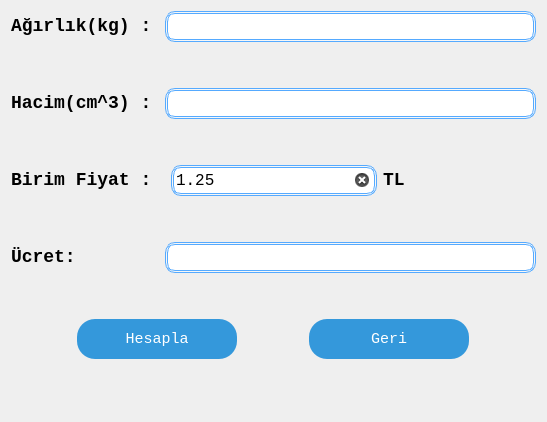
<?xml version="1.0" encoding="UTF-8"?>
<ui version="4.0">
 <class>kargoHesapla</class>
 <widget class="QWidget" name="kargoHesapla">
  <property name="geometry">
   <rect>
    <x>0</x>
    <y>0</y>
    <width>547</width>
    <height>422</height>
   </rect>
  </property>
  <property name="maximumSize">
   <size>
    <width>547</width>
    <height>422</height>
   </size>
  </property>
  <property name="windowTitle">
   <string>Kargo Hesapla</string>
  </property>
  <property name="windowIcon">
   <iconset resource="images.qrc">
    <normaloff>:/icon/icon.ico</normaloff>:/icon/icon.ico</iconset>
  </property>
  <property name="styleSheet">
   <string notr="true">QPushButton{
 	 background: #3498db;
	border-radius: 18px;
	font-family: Courier New;
	color: #ffffff;
	font-size: 15px;
	padding: 10px 20px 10px 20px;
	text-decoration: none;
    max-width:120px;
	min-width:120px;
	max-height:20px;	 
	min-height:20px;	 
}

QPushButton:hover {
	background: #3cb0fd;
	text-decoration: none;
}
QLineEdit{
	border: 2.5px double #55aaff;
    border-radius: 10px;
    background: rgb(255, 255, 255);
}
QComboBox{
	border: 2.5px double #55aaff;
    border-radius: 10px;
    background: rgb(255, 255, 255);
}
QWidget{
		font-family: Courier New;
}</string>
  </property>
  <layout class="QGridLayout" name="gridLayout_2">
   <item row="0" column="0">
    <layout class="QGridLayout" name="gridLayout">
     <item row="7" column="0">
      <spacer name="verticalSpacer">
       <property name="orientation">
        <enum>Qt::Vertical</enum>
       </property>
       <property name="sizeHint" stdset="0">
        <size>
         <width>20</width>
         <height>40</height>
        </size>
       </property>
      </spacer>
     </item>
     <item row="3" column="0">
      <spacer name="verticalSpacer_3">
       <property name="orientation">
        <enum>Qt::Vertical</enum>
       </property>
       <property name="sizeHint" stdset="0">
        <size>
         <width>20</width>
         <height>40</height>
        </size>
       </property>
      </spacer>
     </item>
     <item row="8" column="0">
      <layout class="QHBoxLayout" name="horizontalLayout_4">
       <item>
        <widget class="QPushButton" name="btnHacim">
         <property name="minimumSize">
          <size>
           <width>160</width>
           <height>40</height>
          </size>
         </property>
         <property name="styleSheet">
          <string notr="true"/>
         </property>
         <property name="text">
          <string>Hesapla</string>
         </property>
        </widget>
       </item>
       <item>
        <widget class="QPushButton" name="btnGeri">
         <property name="minimumSize">
          <size>
           <width>160</width>
           <height>40</height>
          </size>
         </property>
         <property name="styleSheet">
          <string notr="true"/>
         </property>
         <property name="text">
          <string>Geri</string>
         </property>
        </widget>
       </item>
      </layout>
     </item>
     <item row="2" column="0">
      <layout class="QHBoxLayout" name="horizontalLayout_2">
       <item>
        <widget class="QLabel" name="lblHacim">
         <property name="styleSheet">
          <string notr="true">font:bold 18px </string>
         </property>
         <property name="text">
          <string>Hacim(cm^3) :</string>
         </property>
        </widget>
       </item>
       <item>
        <widget class="QLineEdit" name="lnHacim">
         <property name="minimumSize">
          <size>
           <width>371</width>
           <height>31</height>
          </size>
         </property>
         <property name="maximumSize">
          <size>
           <width>371</width>
           <height>31</height>
          </size>
         </property>
         <property name="styleSheet">
          <string notr="true">
border-radius:10px;
font:16px </string>
         </property>
         <property name="clearButtonEnabled">
          <bool>true</bool>
         </property>
        </widget>
       </item>
      </layout>
     </item>
     <item row="0" column="0">
      <layout class="QHBoxLayout" name="horizontalLayout">
       <item>
        <widget class="QLabel" name="lblAgirlik">
         <property name="styleSheet">
          <string notr="true">font:bold 18px </string>
         </property>
         <property name="text">
          <string>Ağırlık(kg) :</string>
         </property>
        </widget>
       </item>
       <item>
        <widget class="QLineEdit" name="lnAgirlik">
         <property name="minimumSize">
          <size>
           <width>371</width>
           <height>31</height>
          </size>
         </property>
         <property name="maximumSize">
          <size>
           <width>371</width>
           <height>31</height>
          </size>
         </property>
         <property name="styleSheet">
          <string notr="true">
border-radius:10px;
font:16px </string>
         </property>
         <property name="text">
          <string/>
         </property>
         <property name="clearButtonEnabled">
          <bool>true</bool>
         </property>
        </widget>
       </item>
      </layout>
     </item>
     <item row="4" column="0">
      <layout class="QHBoxLayout" name="horizontalLayout_3">
       <item>
        <widget class="QLabel" name="label">
         <property name="styleSheet">
          <string notr="true">font:bold 18px </string>
         </property>
         <property name="text">
          <string>Birim Fiyat :</string>
         </property>
        </widget>
       </item>
       <item>
        <widget class="QLineEdit" name="lnFiyatBirim">
         <property name="sizePolicy">
          <sizepolicy hsizetype="Maximum" vsizetype="Fixed">
           <horstretch>0</horstretch>
           <verstretch>0</verstretch>
          </sizepolicy>
         </property>
         <property name="minimumSize">
          <size>
           <width>0</width>
           <height>31</height>
          </size>
         </property>
         <property name="styleSheet">
          <string notr="true">
border-radius:10px;
font:16px </string>
         </property>
         <property name="text">
          <string>1.25</string>
         </property>
         <property name="clearButtonEnabled">
          <bool>true</bool>
         </property>
        </widget>
       </item>
       <item>
        <widget class="QLabel" name="tl">
         <property name="styleSheet">
          <string notr="true">font:bold 18px </string>
         </property>
         <property name="text">
          <string>TL</string>
         </property>
        </widget>
       </item>
      </layout>
     </item>
     <item row="6" column="0">
      <layout class="QHBoxLayout" name="horizontalLayout_5">
       <item>
        <widget class="QLabel" name="lblUcret">
         <property name="styleSheet">
          <string notr="true">font:bold 18px </string>
         </property>
         <property name="text">
          <string>Ücret:</string>
         </property>
        </widget>
       </item>
       <item>
        <widget class="QLineEdit" name="lnUcret">
         <property name="minimumSize">
          <size>
           <width>371</width>
           <height>31</height>
          </size>
         </property>
         <property name="maximumSize">
          <size>
           <width>371</width>
           <height>31</height>
          </size>
         </property>
         <property name="readOnly">
          <bool>true</bool>
         </property>
        </widget>
       </item>
      </layout>
     </item>
     <item row="1" column="0">
      <spacer name="verticalSpacer_2">
       <property name="orientation">
        <enum>Qt::Vertical</enum>
       </property>
       <property name="sizeHint" stdset="0">
        <size>
         <width>20</width>
         <height>40</height>
        </size>
       </property>
      </spacer>
     </item>
     <item row="5" column="0">
      <spacer name="verticalSpacer_4">
       <property name="orientation">
        <enum>Qt::Vertical</enum>
       </property>
       <property name="sizeHint" stdset="0">
        <size>
         <width>20</width>
         <height>40</height>
        </size>
       </property>
      </spacer>
     </item>
    </layout>
   </item>
   <item row="1" column="0">
    <spacer name="verticalSpacer_5">
     <property name="orientation">
      <enum>Qt::Vertical</enum>
     </property>
     <property name="sizeHint" stdset="0">
      <size>
       <width>20</width>
       <height>40</height>
      </size>
     </property>
    </spacer>
   </item>
  </layout>
 </widget>
 <resources>
  <include location="images.qrc"/>
 </resources>
 <connections/>
</ui>
